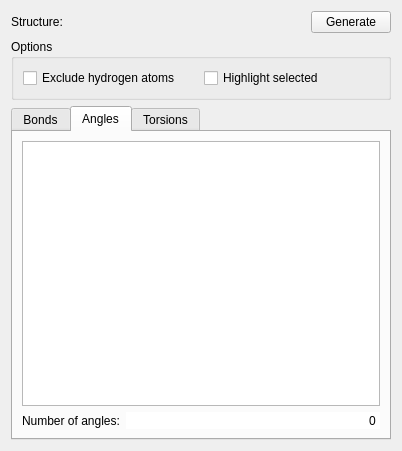
<?xml version="1.0" encoding="UTF-8"?>
<ui version="4.0">
 <class>StructureInternalGeometry</class>
 <widget class="QWidget" name="StructureInternalGeometry">
  <property name="geometry">
   <rect>
    <x>0</x>
    <y>0</y>
    <width>402</width>
    <height>451</height>
   </rect>
  </property>
  <property name="windowTitle">
   <string>Internal Geometry</string>
  </property>
  <layout class="QVBoxLayout" name="verticalLayout">
   <item>
    <layout class="QHBoxLayout" name="horizontalLayout">
     <item>
      <widget class="QLabel" name="label">
       <property name="sizePolicy">
        <sizepolicy hsizetype="Maximum" vsizetype="Preferred">
         <horstretch>0</horstretch>
         <verstretch>0</verstretch>
        </sizepolicy>
       </property>
       <property name="text">
        <string>Structure:</string>
       </property>
      </widget>
     </item>
     <item>
      <widget class="QObjectLinkWidget" name="structureW" native="true">
       <property name="sizePolicy">
        <sizepolicy hsizetype="Expanding" vsizetype="Preferred">
         <horstretch>0</horstretch>
         <verstretch>0</verstretch>
        </sizepolicy>
       </property>
      </widget>
     </item>
     <item>
      <widget class="QPushButton" name="generatePB">
       <property name="focusPolicy">
        <enum>Qt::TabFocus</enum>
       </property>
       <property name="text">
        <string>Generate</string>
       </property>
      </widget>
     </item>
    </layout>
   </item>
   <item>
    <widget class="QGroupBox" name="groupBox">
     <property name="title">
      <string>Options</string>
     </property>
     <layout class="QGridLayout" name="gridLayout">
      <item row="0" column="0">
       <widget class="QCheckBox" name="excludeHAtomsCB">
        <property name="text">
         <string>Exclude hydrogen atoms</string>
        </property>
       </widget>
      </item>
      <item row="0" column="1">
       <widget class="QCheckBox" name="highlightSelectedCB">
        <property name="text">
         <string>Highlight selected</string>
        </property>
       </widget>
      </item>
     </layout>
    </widget>
   </item>
   <item>
    <widget class="QTabWidget" name="tabWidget">
     <property name="currentIndex">
      <number>1</number>
     </property>
     <widget class="QWidget" name="tab">
      <attribute name="title">
       <string>Bonds</string>
      </attribute>
      <layout class="QVBoxLayout" name="verticalLayout_2">
       <item>
        <widget class="QTreeView" name="bondsTV">
         <property name="editTriggers">
          <set>QAbstractItemView::NoEditTriggers</set>
         </property>
         <property name="selectionMode">
          <enum>QAbstractItemView::ExtendedSelection</enum>
         </property>
         <property name="rootIsDecorated">
          <bool>false</bool>
         </property>
         <property name="sortingEnabled">
          <bool>true</bool>
         </property>
        </widget>
       </item>
       <item>
        <layout class="QHBoxLayout" name="horizontalLayout_2">
         <item>
          <widget class="QLabel" name="label_2">
           <property name="text">
            <string>Number of bonds:</string>
           </property>
          </widget>
         </item>
         <item>
          <widget class="QSpinBox" name="numOfBondsSB">
           <property name="sizePolicy">
            <sizepolicy hsizetype="Expanding" vsizetype="Fixed">
             <horstretch>0</horstretch>
             <verstretch>0</verstretch>
            </sizepolicy>
           </property>
           <property name="frame">
            <bool>false</bool>
           </property>
           <property name="alignment">
            <set>Qt::AlignRight|Qt::AlignTrailing|Qt::AlignVCenter</set>
           </property>
           <property name="readOnly">
            <bool>true</bool>
           </property>
           <property name="buttonSymbols">
            <enum>QAbstractSpinBox::NoButtons</enum>
           </property>
           <property name="maximum">
            <number>10000000</number>
           </property>
          </widget>
         </item>
        </layout>
       </item>
      </layout>
     </widget>
     <widget class="QWidget" name="tab_2">
      <attribute name="title">
       <string>Angles</string>
      </attribute>
      <layout class="QVBoxLayout" name="verticalLayout_3">
       <item>
        <widget class="QTreeView" name="anglesTV">
         <property name="editTriggers">
          <set>QAbstractItemView::NoEditTriggers</set>
         </property>
         <property name="selectionMode">
          <enum>QAbstractItemView::ExtendedSelection</enum>
         </property>
         <property name="rootIsDecorated">
          <bool>false</bool>
         </property>
         <property name="sortingEnabled">
          <bool>true</bool>
         </property>
        </widget>
       </item>
       <item>
        <layout class="QHBoxLayout" name="horizontalLayout_3">
         <item>
          <widget class="QLabel" name="label_3">
           <property name="text">
            <string>Number of angles:</string>
           </property>
          </widget>
         </item>
         <item>
          <widget class="QSpinBox" name="numOfAnglesSB">
           <property name="sizePolicy">
            <sizepolicy hsizetype="Expanding" vsizetype="Fixed">
             <horstretch>0</horstretch>
             <verstretch>0</verstretch>
            </sizepolicy>
           </property>
           <property name="frame">
            <bool>false</bool>
           </property>
           <property name="alignment">
            <set>Qt::AlignRight|Qt::AlignTrailing|Qt::AlignVCenter</set>
           </property>
           <property name="readOnly">
            <bool>true</bool>
           </property>
           <property name="buttonSymbols">
            <enum>QAbstractSpinBox::NoButtons</enum>
           </property>
           <property name="maximum">
            <number>10000000</number>
           </property>
          </widget>
         </item>
        </layout>
       </item>
      </layout>
     </widget>
     <widget class="QWidget" name="tab_3">
      <attribute name="title">
       <string>Torsions</string>
      </attribute>
      <layout class="QVBoxLayout" name="verticalLayout_4">
       <item>
        <widget class="QTreeView" name="torsionsTV">
         <property name="editTriggers">
          <set>QAbstractItemView::NoEditTriggers</set>
         </property>
         <property name="selectionMode">
          <enum>QAbstractItemView::ExtendedSelection</enum>
         </property>
         <property name="rootIsDecorated">
          <bool>false</bool>
         </property>
         <property name="sortingEnabled">
          <bool>true</bool>
         </property>
        </widget>
       </item>
       <item>
        <layout class="QGridLayout" name="gridLayout_2">
         <item row="0" column="0">
          <widget class="QLabel" name="label_4">
           <property name="text">
            <string>Number of torsions:</string>
           </property>
          </widget>
         </item>
         <item row="0" column="1">
          <widget class="QSpinBox" name="numOfTorsionsSB">
           <property name="sizePolicy">
            <sizepolicy hsizetype="Expanding" vsizetype="Fixed">
             <horstretch>0</horstretch>
             <verstretch>0</verstretch>
            </sizepolicy>
           </property>
           <property name="frame">
            <bool>false</bool>
           </property>
           <property name="alignment">
            <set>Qt::AlignRight|Qt::AlignTrailing|Qt::AlignVCenter</set>
           </property>
           <property name="readOnly">
            <bool>true</bool>
           </property>
           <property name="buttonSymbols">
            <enum>QAbstractSpinBox::NoButtons</enum>
           </property>
           <property name="maximum">
            <number>10000000</number>
           </property>
          </widget>
         </item>
         <item row="1" column="0">
          <widget class="QLabel" name="label_5">
           <property name="text">
            <string>Linear dependencies:</string>
           </property>
          </widget>
         </item>
         <item row="1" column="1">
          <widget class="QSpinBox" name="linearDependenciesSB">
           <property name="frame">
            <bool>false</bool>
           </property>
           <property name="alignment">
            <set>Qt::AlignRight|Qt::AlignTrailing|Qt::AlignVCenter</set>
           </property>
           <property name="readOnly">
            <bool>true</bool>
           </property>
           <property name="buttonSymbols">
            <enum>QAbstractSpinBox::NoButtons</enum>
           </property>
           <property name="maximum">
            <number>10000000</number>
           </property>
          </widget>
         </item>
        </layout>
       </item>
      </layout>
     </widget>
    </widget>
   </item>
  </layout>
 </widget>
 <customwidgets>
  <customwidget>
   <class>QObjectLinkWidget</class>
   <extends>QWidget</extends>
   <header location="global">ObjectLinkWidget.hpp</header>
   <container>1</container>
  </customwidget>
 </customwidgets>
 <resources/>
 <connections/>
</ui>
